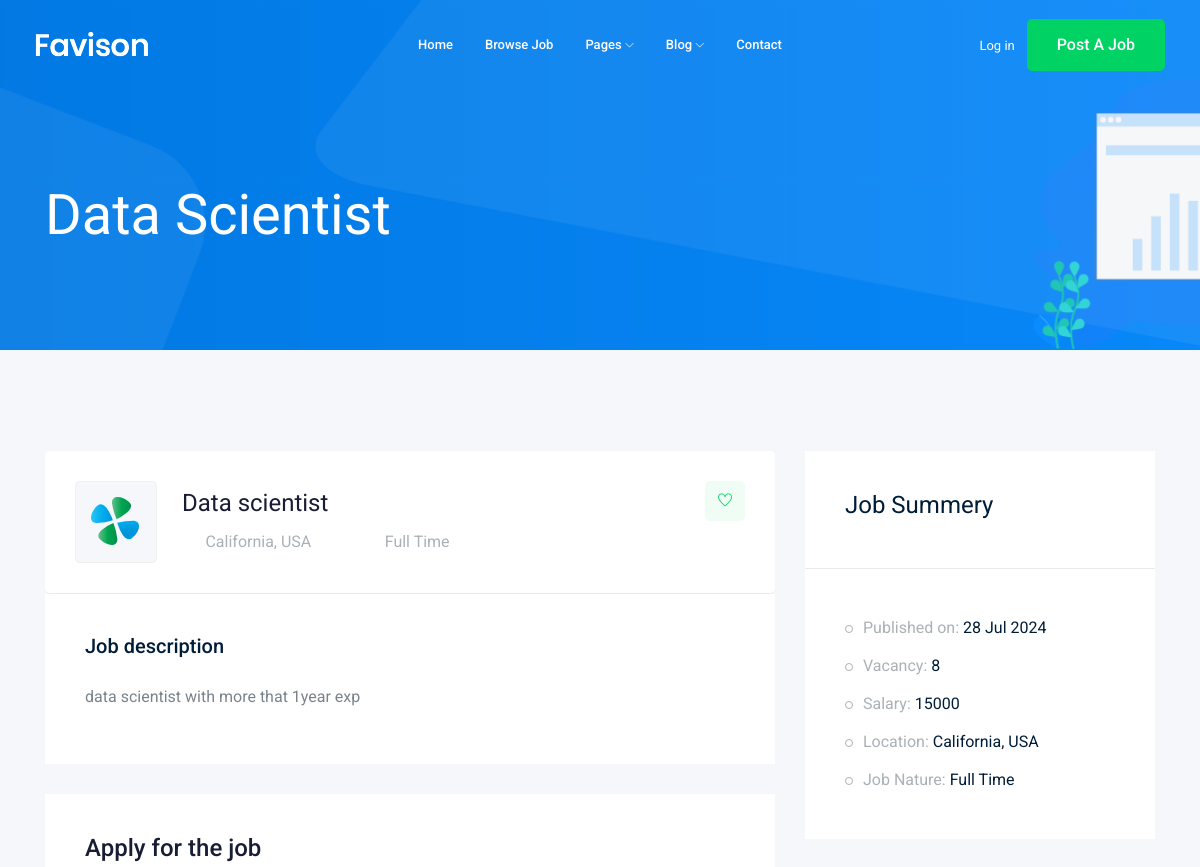
The app's page /jobs/1/ (upper part), older data.
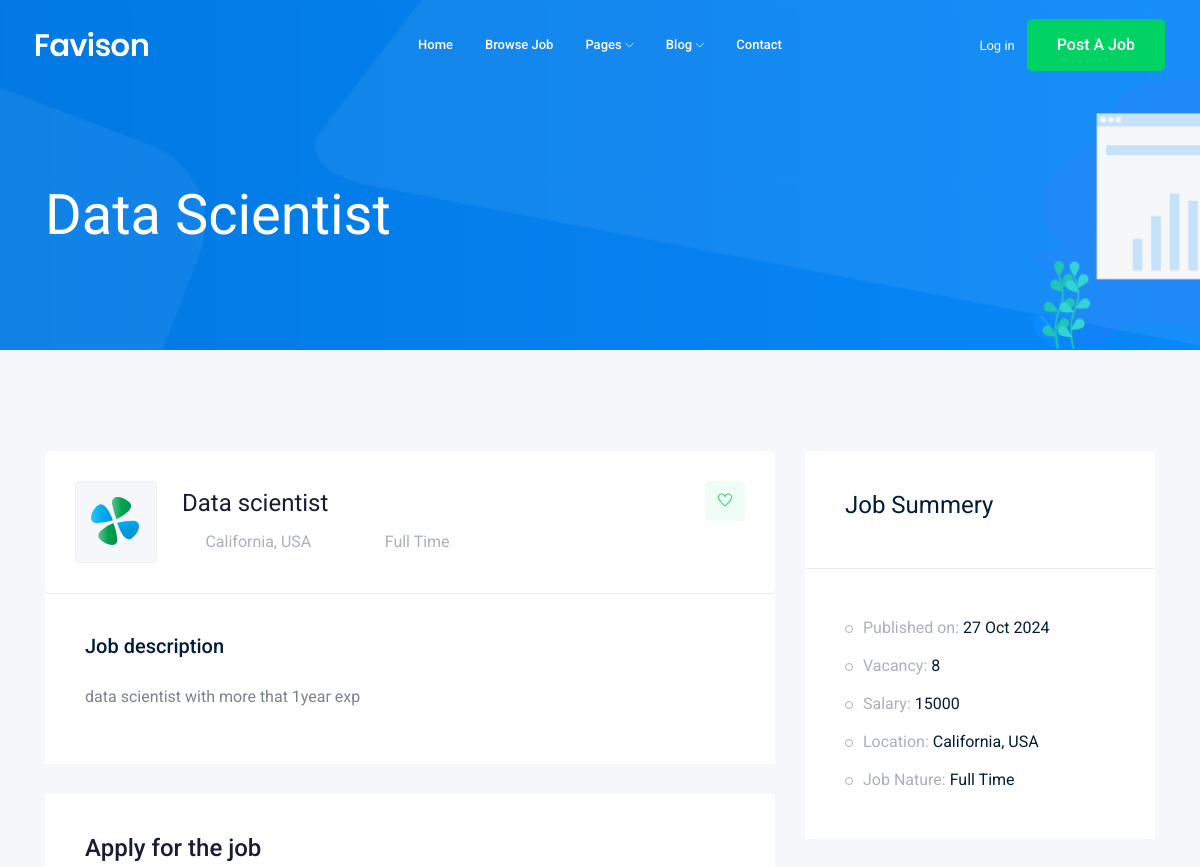
The same page, newer data.
### job/models.py (models this page shows)
class Job(models.Model):
    title = models.CharField(max_length=100)
    job_type = models.CharField(max_length=100,choices=JOB_TYPE_CHOICES)
    description = models.TextField(max_length=1000)
    published_at = models.DateTimeField(auto_now=True)
    Vacancy = models.IntegerField(default=1)
    salary = models.IntegerField(default=0)
    experience = models.IntegerField(default=1)
    category = models.ForeignKey('Category', on_delete=models.CASCADE)
    image = models.ImageField(upload_to=image_upload)
    def __str__(self):
        return self.title

### job/views.py (the view)
# urls.py: path('<int:id>/', views.job_detail, name='job_detail'),
def job_detail(request,id):
    job_detail = Job.objects.get(id = id)
    context = {'job':job_detail}
    return render(request, 'job/job_detail.html',context)

### job/templates/job/job_detail.html (shortened to what this page needs)
{% extends 'base.html' %}
{% block body %}
    <div class="bradcam_area bradcam_bg_1">
        <div class="container">
            <div class="row">
                <div class="col-xl-12">
                    <div class="bradcam_text">
                        <h3>{{job}}</h3>
                    </div>
                </div>
            </div>
        </div>
    </div>
    <div class="job_details_area">
        <div class="container">
            <div class="row">
                <div class="col-lg-8">
                    <div class="job_details_header">
                        <div class="single_jobs white-bg d-flex justify-content-between">
                            <div class="jobs_left d-flex align-items-center">
                                <div class="thumb">
                                    <img src="img/svg_icon/1.svg" alt="">
                                </div>
                                <div class="jobs_conetent">
                                    <a href="#"><h4> {{job}} </h4></a>
                                    <div class="links_locat d-flex align-items-center">
                                        <div class="location">
                                            <p> <i class="fa fa-map-marker"></i> California, USA</p>
                                        </div>
                                        <div class="location">
                                            <p> <i class="fa fa-clock-o"></i> {{job.job_type}} </p>
                                        </div>
                                    </div>
                                </div>
                            </div>
                            <div class="jobs_right">
                                <div class="apply_now">
                                    <a class="heart_mark" href="#"> <i class="ti-heart"></i> </a>
                                </div>
                            </div>
                        </div>
                    </div>
                    <div class="descript_wrap white-bg">
                        <div class="single_wrap">
                            <h4>Job description</h4>
                            <p> {{job.description}} </p>
                        </div>
                    </div>
                    <div class="apply_job_form white-bg">
                        <h4>Apply for the job</h4>
                    </div>
                </div>
                <div class="col-lg-4">
                    <div class="job_sumary">
                        <div class="summery_header">
                            <h3>Job Summery</h3>
                        </div>
                        <div class="job_content">
                            <ul>
                                <li>Published on: <span>{{job.published_at |date:'d M o'}}</span></li>
                                <li>Vacancy: <span> {{job.Vacancy}} </span></li>
                                <li>Salary: <span> {{job.salary}} </span></li>
                                <li>Location: <span>California, USA</span></li>
                                <li>Job Nature: <span> {{job.job_type}} </span></li>
                            </ul>
                        </div>
                    </div>
                </div>
            </div>
        </div>
    </div>
{% endblock body %}

Row changes from the older to the newer data that the page shows:
changed Job "Data Scientist": published_at "28 Jul 2024" → "27 Oct 2024"
